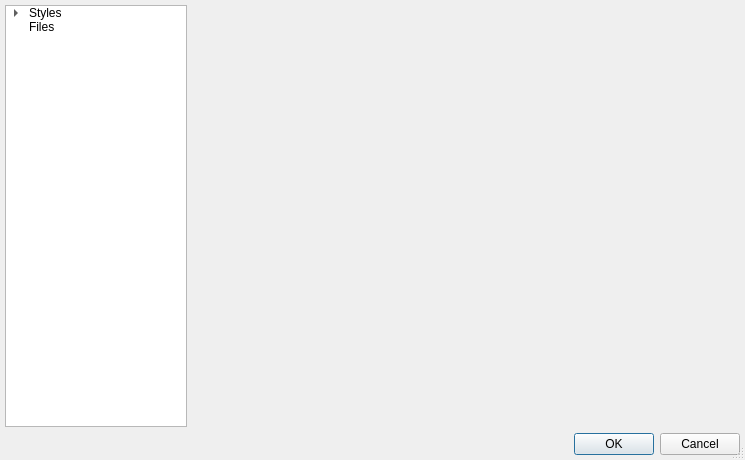
<?xml version="1.0" encoding="UTF-8"?>
<ui version="4.0">
 <class>SettingsDialog</class>
 <widget class="QDialog" name="SettingsDialog">
  <property name="geometry">
   <rect>
    <x>0</x>
    <y>0</y>
    <width>745</width>
    <height>460</height>
   </rect>
  </property>
  <property name="windowTitle">
   <string>Settings</string>
  </property>
  <property name="windowOpacity">
   <double>1.000000000000000</double>
  </property>
  <property name="sizeGripEnabled">
   <bool>true</bool>
  </property>
  <layout class="QVBoxLayout" name="verticalLayout" stretch="0,0">
   <property name="leftMargin">
    <number>5</number>
   </property>
   <property name="topMargin">
    <number>5</number>
   </property>
   <property name="rightMargin">
    <number>5</number>
   </property>
   <property name="bottomMargin">
    <number>5</number>
   </property>
   <item>
    <widget class="QWidget" name="widget" native="true">
     <layout class="QHBoxLayout" name="horizontalLayout" stretch="1,3">
      <property name="leftMargin">
       <number>0</number>
      </property>
      <property name="topMargin">
       <number>0</number>
      </property>
      <property name="rightMargin">
       <number>0</number>
      </property>
      <property name="bottomMargin">
       <number>0</number>
      </property>
      <item>
       <widget class="QTreeWidget" name="treeWidget">
        <property name="editTriggers">
         <set>QAbstractItemView::EditTrigger::NoEditTriggers</set>
        </property>
        <property name="tabKeyNavigation">
         <bool>true</bool>
        </property>
        <property name="showDropIndicator" stdset="0">
         <bool>true</bool>
        </property>
        <property name="headerHidden">
         <bool>true</bool>
        </property>
        <column>
         <property name="text">
          <string>Settings</string>
         </property>
        </column>
        <item>
         <property name="text">
          <string>Styles</string>
         </property>
         <item>
          <property name="text">
           <string>Tab Buttons</string>
          </property>
         </item>
        </item>
        <item>
         <property name="text">
          <string>Files</string>
         </property>
        </item>
       </widget>
      </item>
      <item>
       <widget class="QStackedWidget" name="stackedWidget">
        <widget class="QWidget" name="page"/>
        <widget class="QWidget" name="page_2">
         <layout class="QVBoxLayout" name="verticalLayout_2">
          <item>
           <widget class="QPushButton" name="pushButton">
            <property name="text">
             <string>old button icons</string>
            </property>
           </widget>
          </item>
          <item>
           <spacer name="verticalSpacer">
            <property name="orientation">
             <enum>Qt::Orientation::Vertical</enum>
            </property>
            <property name="sizeHint" stdset="0">
             <size>
              <width>20</width>
              <height>40</height>
             </size>
            </property>
           </spacer>
          </item>
         </layout>
        </widget>
        <widget class="QWidget" name="page_3"/>
       </widget>
      </item>
     </layout>
    </widget>
   </item>
   <item>
    <widget class="QDialogButtonBox" name="buttonBox">
     <property name="orientation">
      <enum>Qt::Orientation::Horizontal</enum>
     </property>
     <property name="standardButtons">
      <set>QDialogButtonBox::StandardButton::Cancel|QDialogButtonBox::StandardButton::Ok</set>
     </property>
    </widget>
   </item>
  </layout>
 </widget>
 <resources/>
 <connections>
  <connection>
   <sender>buttonBox</sender>
   <signal>accepted()</signal>
   <receiver>SettingsDialog</receiver>
   <slot>accept()</slot>
   <hints>
    <hint type="sourcelabel">
     <x>248</x>
     <y>254</y>
    </hint>
    <hint type="destinationlabel">
     <x>157</x>
     <y>274</y>
    </hint>
   </hints>
  </connection>
  <connection>
   <sender>buttonBox</sender>
   <signal>rejected()</signal>
   <receiver>SettingsDialog</receiver>
   <slot>reject()</slot>
   <hints>
    <hint type="sourcelabel">
     <x>316</x>
     <y>260</y>
    </hint>
    <hint type="destinationlabel">
     <x>286</x>
     <y>274</y>
    </hint>
   </hints>
  </connection>
 </connections>
</ui>
